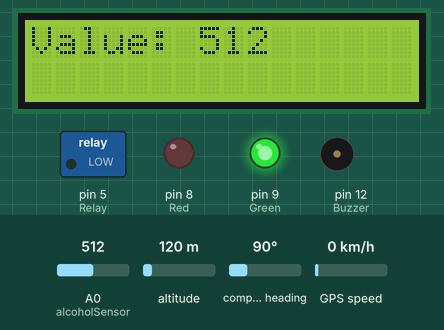
This sketch was run on a simulated Arduino Uno, built with avr-gcc and run on an emulated ATmega328P. On the bench: 16×2 character LCD, switched loads named in the sketch (green lamp = pin HIGH), output pins drawn as LEDs (lit = HIGH), buzzer (waves = sounding, pin HIGH). The test bench sets the inputs (shaded band); at power-on: A0 (alcoholSensor) = 512, altitude 120 m, compass heading 90°, GPS speed 0 km/h. The GPS gets a fix after 3 s at 37.7749, -122.4194 with 8 satellites; what the sketch prints to the serial monitor is not drawn.

Above: at 9.3 s.
9.4 s: A0 (alcoholSensor) set to 130
At 22.3 s:
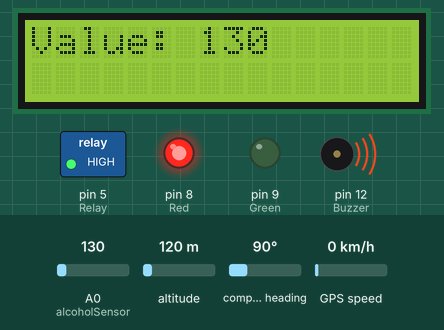
23.0 s: A0 (alcoholSensor) set to 110
At 26.2 s:
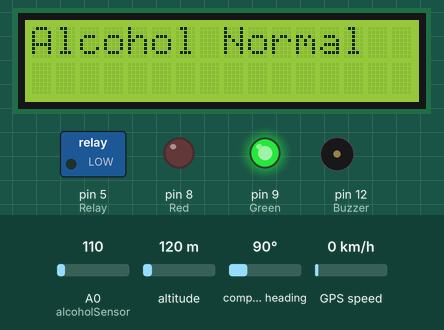
36.2 s: A0 (alcoholSensor) set to 306
At 41.1 s:
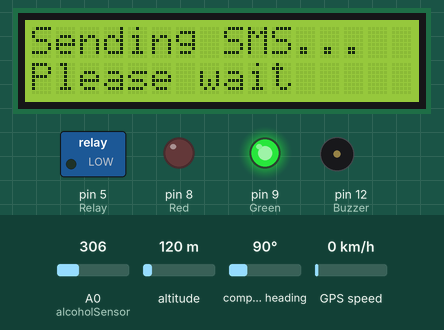
Timing chart, 0 to 48.3 s (numbered marks = the images above; inputs shaded):
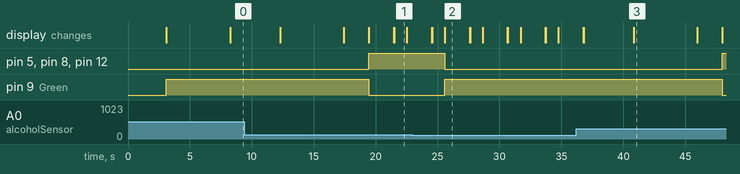

Measured:
- the behaviour switches between 121 and 120 on A0 (alcoholSensor) (found by bisection; images 1 and 2)
- after the input at 23.0 s, pin 5 (Relay), pin 8 (Red), pin 12 (Buzzer): HIGH → LOW after 2.6 s; pin 9 (Green): LOW → HIGH after 2.6 s
- after the input at 36.2 s, pin 5 (Relay), pin 8 (Red), pin 12 (Buzzer): LOW → HIGH after 11.8 s; pin 9 (Green): HIGH → LOW after 11.8 s
- what the display in image 1 shows lasts 1.0 s, from 21.5 s to 22.5 s
- what the display in image 2 shows lasts 2.0 s, from 25.6 s to 27.6 s

The sketch:

GPS_Alcohol_Engine_Lock.ino
```cpp
#include <LiquidCrystal_I2C.h>
#include <Wire.h>
#include <SoftwareSerial.h>
#include <TinyGPS++.h>

LiquidCrystal_I2C lcd(0x27, 16, 2);

SoftwareSerial gpsSerial(2, 3);
TinyGPSPlus gps;
/*

Hello everyone, welcome back to The Electronics Creator.
In this project, we have developed an Alcohol Detection System with GPS and GSM alert.
This system detects alcohol presence and instantly sends the live location via SMS.
In this project, we use an alcohol sensor to detect alcohol levels.

When the alcohol level crosses a predefined threshold:
- The system activates a buzzer and alert LEDs
- A relay is triggered to control the vehicle system
- And most importantly, an SMS alert is sent using a GSM module

The message also includes the live location fetched using a GPS module.
This location is sent as a Google Maps link, which can be opened directly.

An LCD display is used to show system status like:
- Normal condition
- Alcohol detected
- SMS sending and confirmation

This makes the system user-friendly and efficient.
*/
int alcoholSensor = A0;
int Red = 8;
int Green = 9;
int Buzzer = 12;
int Relay = 5;

int data = 0;
bool alertSent = false;
bool systemStartSent = false;

// ================= SETUP =================
void setup() {

  Serial.begin(9600);     // GSM
  gpsSerial.begin(9600);  // GPS

  lcd.begin();
  lcd.backlight();

  pinMode(alcoholSensor, INPUT);
  pinMode(Red, OUTPUT);
  pinMode(Green, OUTPUT);
  pinMode(Buzzer, OUTPUT);
  pinMode(Relay, OUTPUT);

  lcd.print("Alcohol System");
  lcd.setCursor(0, 1);
  lcd.print("Initializing...");
  delay(3000);
  lcd.clear();

  digitalWrite(Red, LOW);
  digitalWrite(Green, HIGH);
  digitalWrite(Buzzer, LOW);
  digitalWrite(Relay, LOW);

  if (!systemStartSent) {
    SendSystemStartSMS();
    systemStartSent = true;
  }
}

// ================= LOOP =================
void loop() {

  // Read GPS
  while (gpsSerial.available()) {
    gps.encode(gpsSerial.read());
  }

  data = analogRead(alcoholSensor);

  lcd.setCursor(0, 0);
  lcd.print("Value: ");
  lcd.print(data);

  delay(1000);

  // ===== ALERT =====
  if (data > 120) {

    if (!alertSent) {
      SendAlertSMS();
      alertSent = true;
    }

    lcd.clear();
    lcd.print("ALCOHOL ALERT!");

    digitalWrite(Red, HIGH);
    digitalWrite(Green, LOW);
    digitalWrite(Buzzer, HIGH);
    digitalWrite(Relay, HIGH);

    delay(2000);
  }

  // ===== NORMAL =====
  else {

    lcd.clear();
    lcd.print("Alcohol Normal");

    digitalWrite(Red, LOW);
    digitalWrite(Green, HIGH);
    digitalWrite(Buzzer, LOW);
    digitalWrite(Relay, LOW);

    delay(2000);

    alertSent = false;
  }

  lcd.clear();
}

// ================= GPS =================
String getLocation() {

  String location = "Loc not fixed";

  unsigned long start = millis();

  while (millis() - start < 3000) {
    while (gpsSerial.available()) {
      gps.encode(gpsSerial.read());
    }
  }

  if (gps.location.isValid()) {
    float lat = gps.location.lat();
    float lng = gps.location.lng();

    location = "https://maps.google.com/?q=";
    location += String(lat, 6);
    location += ",";
    location += String(lng, 6);
  }

  return location;
}

// ================= SMS =================
void SendSystemStartSMS() {

  Serial.println("AT+CMGF=1");
  delay(1000);

  Serial.println("AT+CMGS=\"+917666238355\"");
  delay(1000);

  Serial.println("System ON - Monitoring Started");
  delay(100);

  Serial.println((char)26);
  delay(3000);
}

void SendAlertSMS() {

  String location = getLocation();

  // 🔵 Show sending status
  lcd.clear();
  lcd.setCursor(0, 0);
  lcd.print("Sending SMS...");
  lcd.setCursor(0, 1);
  lcd.print("Please wait");

  Serial.println("AT+CMGF=1");
  delay(1000);

  Serial.println("AT+CMGS=\"+917666238355\"");
  delay(1000);

  Serial.print("ALERT! Alcohol Detected\n");
  Serial.print("Location: ");
  Serial.print(location);

  delay(100);

  Serial.println((char)26);
  delay(3000);

  lcd.clear();
  lcd.setCursor(0, 0);
  lcd.print("SMS Sent");
  lcd.setCursor(0, 1);
  lcd.print("Successfully");

  delay(2000);
}
```
